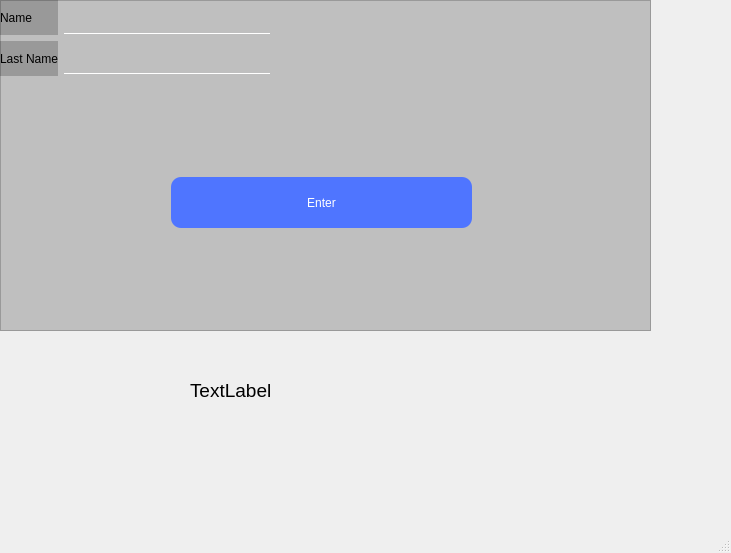
<?xml version="1.0" encoding="UTF-8"?>
<ui version="4.0">
 <class>MainWindow</class>
 <widget class="QMainWindow" name="MainWindow">
  <property name="geometry">
   <rect>
    <x>0</x>
    <y>0</y>
    <width>731</width>
    <height>553</height>
   </rect>
  </property>
  <property name="font">
   <font>
    <pointsize>14</pointsize>
   </font>
  </property>
  <property name="windowTitle">
   <string>MainWindow</string>
  </property>
  <widget class="QWidget" name="centralwidget">
   <widget class="QLabel" name="result">
    <property name="geometry">
     <rect>
      <x>190</x>
      <y>350</y>
      <width>191</width>
      <height>81</height>
     </rect>
    </property>
    <property name="text">
     <string>TextLabel</string>
    </property>
   </widget>
   <widget class="QFrame" name="frame">
    <property name="geometry">
     <rect>
      <x>0</x>
      <y>0</y>
      <width>651</width>
      <height>331</height>
     </rect>
    </property>
    <property name="styleSheet">
     <string notr="true">QFrame{
background:rgba(0,0,0,0.2);
}
QLineEdit{
font-size:25px;;
color:white;
background:transparent;
border:none;
border-bottom:1px solid white;
}
QTextEdit{
font-size:24px;;
color:white;
border:none;
border-radius:7px;
background:rgba(0,0,0,0.11);
}
QPushButton{
background:rgb(79, 117, 255);
border-radius:10px;
color:#fff;
}
QPushButton:hover{
background:rgb(0, 11, 255);
border-radius:10px;
color:#fff;
}

QCheckBox{
color:silver;
background:transparent
}
QCheckBox:hover{
color:white;
}

</string>
    </property>
    <property name="frameShape">
     <enum>QFrame::StyledPanel</enum>
    </property>
    <property name="frameShadow">
     <enum>QFrame::Raised</enum>
    </property>
    <widget class="QWidget" name="layoutWidget">
     <property name="geometry">
      <rect>
       <x>0</x>
       <y>0</y>
       <width>270</width>
       <height>76</height>
      </rect>
     </property>
     <layout class="QHBoxLayout" name="horizontalLayout">
      <item>
       <layout class="QVBoxLayout" name="verticalLayout_2">
        <item>
         <widget class="QLabel" name="label">
          <property name="text">
           <string>Name</string>
          </property>
         </widget>
        </item>
        <item>
         <widget class="QLabel" name="label_2">
          <property name="text">
           <string>Last Name</string>
          </property>
         </widget>
        </item>
       </layout>
      </item>
      <item>
       <layout class="QVBoxLayout" name="verticalLayout">
        <item>
         <widget class="QLineEdit" name="textName"/>
        </item>
        <item>
         <widget class="QLineEdit" name="textSurname"/>
        </item>
       </layout>
      </item>
     </layout>
    </widget>
    <widget class="QPushButton" name="button1">
     <property name="geometry">
      <rect>
       <x>171</x>
       <y>177</y>
       <width>301</width>
       <height>51</height>
      </rect>
     </property>
     <property name="text">
      <string>Enter</string>
     </property>
    </widget>
   </widget>
  </widget>
  <widget class="QMenuBar" name="menubar">
   <property name="geometry">
    <rect>
     <x>0</x>
     <y>0</y>
     <width>731</width>
     <height>21</height>
    </rect>
   </property>
  </widget>
  <widget class="QStatusBar" name="statusbar"/>
 </widget>
 <resources/>
 <connections/>
</ui>
